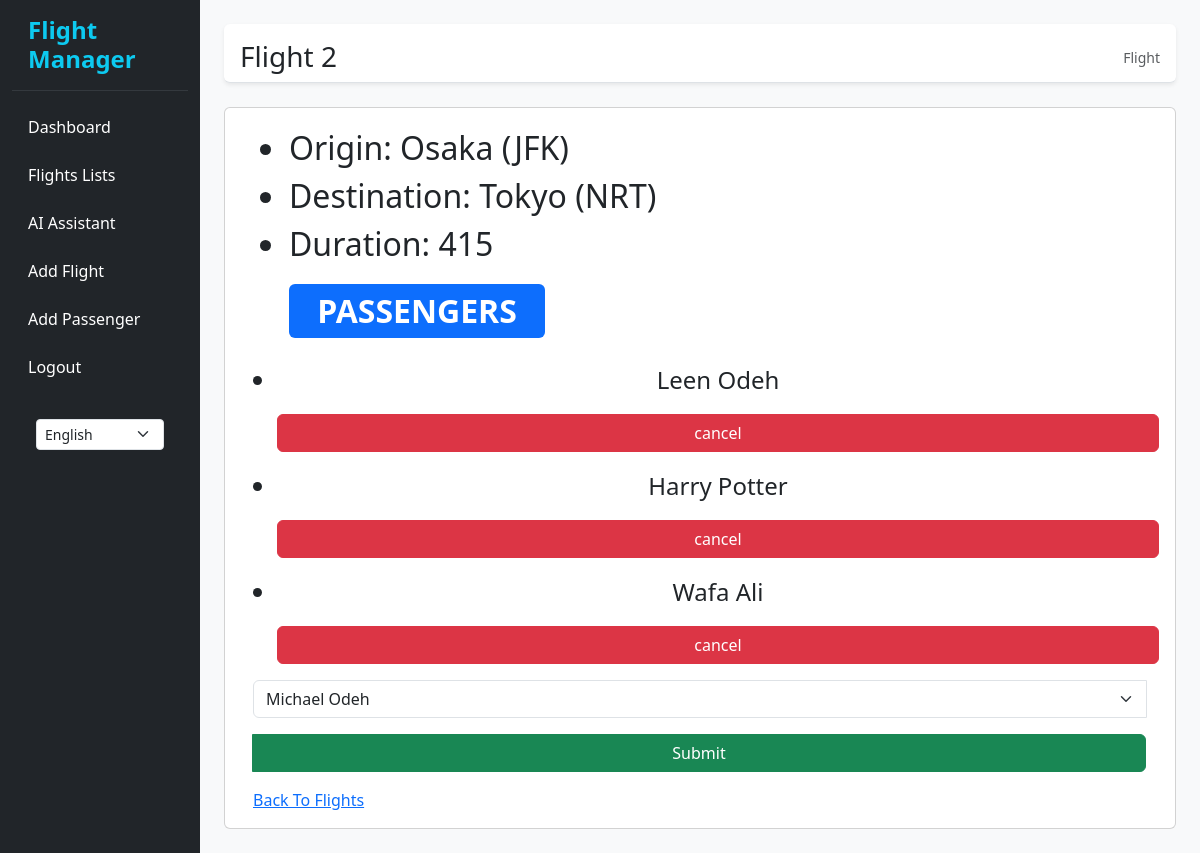
Screenshot of /flights_app/2 (signed in) with the database file from the repository.
### flights_app/models.py (models this page shows, shortened)
class Flight(models.Model):
    origin = models.ForeignKey(Airport, on_delete=models.CASCADE,related_name="Departures")#models.CharField(max_length=64)
    destination = models.ForeignKey(Airport,on_delete=models.CASCADE,related_name="Arrivals") #models.CharField(max_length=64)
    duration = models.IntegerField()

class Airport(models.Model):
    code = models.CharField(max_length=64)
    city = models.CharField(max_length=64)
    def __str__(self):
        return f"{self.city} ({self.code})"

class Passenger(models.Model):
    first = models.CharField(max_length=64)
    last = models.CharField(max_length=64)
    flights = models.ManyToManyField(Flight, blank=True,related_name="passenger")
    image = models.ImageField(upload_to='passenger_images/', blank=True, null=True)
    def __str__(self):
        return f"{self.first} {self.last}"

### flights_app/views.py (the view)
# urls.py: path("<int:id>",views.flight,name="flight"),
@login_required(login_url='/users/login/')
def flight(request,id):
    flight = Flight.objects.get(pk=id)
    return render(request, "flights/flight.html",{
        "flight":flight,
        "passengers":flight.passenger.all(),
        "non_passengers":Passenger.objects.exclude(flights=flight).all()
    })

### flights_app/templates/flights/flight.html (shortened to what this page needs)
{% extends "flights/base.html" %}
{% load i18n %}
{% block page_title %} Flight {{ flight.id }} {% endblock %}
{% block parent_page %}{% trans "Flight" %} {% endblock %}
{% block body %}
    <ul class="ps-5 fs-2">
        <li>{% trans "Origin" %}: {{flight.origin}}</li>
        <li>{% trans "Destination" %}: {{flight.destination}}</li>
        <li>{% trans "Duration" %}: {{flight.duration}}</li>
    </ul>
    <h1 class="fs-2 badge bg-primary text-wrap ms-5 text-uppercase" style="width: 16rem; text-align:center;">Passengers</h1>
    <div class="row ms-4 text-center fs-4">
    <ul>
    {% for passenger in passengers %}
        <li class="mt-3">{{passenger}}
            <form action="{% url 'flights_app:cancel' flight.id %}" method="post">
                <input type="submit" value="cancel" class="input-group mt-3 btn btn-danger">
    </form>
        </li>
        {% empty %}
        <li>{% trans "No Passengers" %}</li>
        {%endfor%}
    </ul>
    </div>
    <div class="container">
    <form action="{% url 'flights_app:book' flight.id %}" method="post">
        <div class="input-group mb-3">
        <select class="form-select col-md-2" name="passenger">
            {% for passenger in non_passengers %}
            <option value="{{passenger.id}}">{{passenger}}</option>
            {% endfor %}
        </select>
        <input type="submit" class="input-group mt-3 btn btn-success">
        </div>
    </form>
    </div>
    <a href="{% url 'flights_app:flight_index' %}" class="container"> {% trans "Back To Flights" %}</a>
{% endblock %}

### rows the page displays
Flight: id "2", origin "Osaka (JFK)", destination "Tokyo (NRT)", duration "415"
Passenger: first+last "Leen Odeh"
Passenger: first+last "Harry Potter"
Passenger: first+last "Wafa Ali"

### other values shown
form field language "English"
form field passenger "Michael Odeh"
